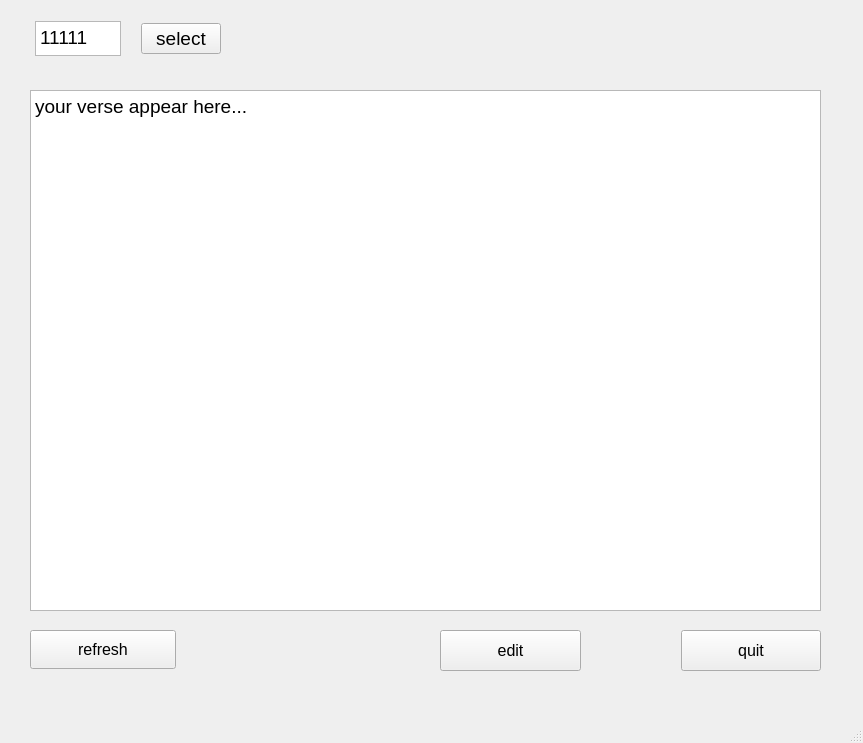
<?xml version="1.0" encoding="UTF-8"?>
<ui version="4.0">
 <class>MainWindow</class>
 <widget class="QMainWindow" name="MainWindow">
  <property name="geometry">
   <rect>
    <x>0</x>
    <y>0</y>
    <width>863</width>
    <height>743</height>
   </rect>
  </property>
  <property name="windowTitle">
   <string>MainWindow</string>
  </property>
  <widget class="QWidget" name="centralwidget">
   <widget class="QWidget" name="horizontalLayoutWidget">
    <property name="geometry">
     <rect>
      <x>30</x>
      <y>20</y>
      <width>201</width>
      <height>41</height>
     </rect>
    </property>
    <layout class="QHBoxLayout" name="horizontalLayout" stretch="1,0">
     <property name="spacing">
      <number>20</number>
     </property>
     <property name="leftMargin">
      <number>5</number>
     </property>
     <property name="topMargin">
      <number>1</number>
     </property>
     <property name="rightMargin">
      <number>10</number>
     </property>
     <property name="bottomMargin">
      <number>5</number>
     </property>
     <item>
      <widget class="QTextEdit" name="textEdit">
       <property name="font">
        <font>
         <pointsize>14</pointsize>
        </font>
       </property>
       <property name="html">
        <string>&lt;!DOCTYPE HTML PUBLIC &quot;-//W3C//DTD HTML 4.0//EN&quot; &quot;http://www.w3.org/TR/REC-html40/strict.dtd&quot;&gt;
&lt;html&gt;&lt;head&gt;&lt;meta name=&quot;qrichtext&quot; content=&quot;1&quot; /&gt;&lt;style type=&quot;text/css&quot;&gt;
p, li { white-space: pre-wrap; }
&lt;/style&gt;&lt;/head&gt;&lt;body style=&quot; font-family:'Droid Sans'; font-size:14pt; font-weight:400; font-style:normal;&quot;&gt;
&lt;p style=&quot; margin-top:0px; margin-bottom:0px; margin-left:0px; margin-right:0px; -qt-block-indent:0; text-indent:0px;&quot;&gt;11111&lt;/p&gt;&lt;/body&gt;&lt;/html&gt;</string>
       </property>
      </widget>
     </item>
     <item>
      <widget class="QPushButton" name="pushButton">
       <property name="font">
        <font>
         <pointsize>14</pointsize>
        </font>
       </property>
       <property name="whatsThis">
        <string>get element in DB by this ID</string>
       </property>
       <property name="text">
        <string>select</string>
       </property>
      </widget>
     </item>
    </layout>
   </widget>
   <widget class="QTextBrowser" name="textBrowser">
    <property name="geometry">
     <rect>
      <x>30</x>
      <y>90</y>
      <width>791</width>
      <height>521</height>
     </rect>
    </property>
    <property name="font">
     <font>
      <pointsize>14</pointsize>
     </font>
    </property>
    <property name="html">
     <string>&lt;!DOCTYPE HTML PUBLIC &quot;-//W3C//DTD HTML 4.0//EN&quot; &quot;http://www.w3.org/TR/REC-html40/strict.dtd&quot;&gt;
&lt;html&gt;&lt;head&gt;&lt;meta name=&quot;qrichtext&quot; content=&quot;1&quot; /&gt;&lt;style type=&quot;text/css&quot;&gt;
p, li { white-space: pre-wrap; }
&lt;/style&gt;&lt;/head&gt;&lt;body style=&quot; font-family:'Droid Sans'; font-size:14pt; font-weight:400; font-style:normal;&quot;&gt;
&lt;p style=&quot; margin-top:0px; margin-bottom:0px; margin-left:0px; margin-right:0px; -qt-block-indent:0; text-indent:0px;&quot;&gt;your verse appear here...&lt;/p&gt;&lt;/body&gt;&lt;/html&gt;</string>
    </property>
   </widget>
   <widget class="QPushButton" name="pushButton_6">
    <property name="geometry">
     <rect>
      <x>30</x>
      <y>630</y>
      <width>146</width>
      <height>39</height>
     </rect>
    </property>
    <property name="sizePolicy">
     <sizepolicy hsizetype="Minimum" vsizetype="Minimum">
      <horstretch>0</horstretch>
      <verstretch>0</verstretch>
     </sizepolicy>
    </property>
    <property name="font">
     <font>
      <pointsize>12</pointsize>
     </font>
    </property>
    <property name="whatsThis">
     <string>get fresh values from DB</string>
    </property>
    <property name="text">
     <string>refresh</string>
    </property>
   </widget>
   <widget class="QWidget" name="horizontalLayoutWidget_2">
    <property name="geometry">
     <rect>
      <x>440</x>
      <y>630</y>
      <width>381</width>
      <height>41</height>
     </rect>
    </property>
    <layout class="QHBoxLayout" name="horizontalLayout_2">
     <property name="spacing">
      <number>100</number>
     </property>
     <item>
      <widget class="QPushButton" name="pushButton_4">
       <property name="sizePolicy">
        <sizepolicy hsizetype="Minimum" vsizetype="Minimum">
         <horstretch>0</horstretch>
         <verstretch>0</verstretch>
        </sizepolicy>
       </property>
       <property name="font">
        <font>
         <pointsize>12</pointsize>
        </font>
       </property>
       <property name="whatsThis">
        <string>this button get text from text edit and adjust in accordance with DB</string>
       </property>
       <property name="text">
        <string>edit</string>
       </property>
      </widget>
     </item>
     <item>
      <widget class="QPushButton" name="pushButton_3">
       <property name="sizePolicy">
        <sizepolicy hsizetype="Minimum" vsizetype="Minimum">
         <horstretch>0</horstretch>
         <verstretch>0</verstretch>
        </sizepolicy>
       </property>
       <property name="font">
        <font>
         <pointsize>12</pointsize>
        </font>
       </property>
       <property name="whatsThis">
        <string>leave Main window</string>
       </property>
       <property name="text">
        <string>quit</string>
       </property>
      </widget>
     </item>
    </layout>
   </widget>
  </widget>
  <widget class="QMenuBar" name="menubar">
   <property name="geometry">
    <rect>
     <x>0</x>
     <y>0</y>
     <width>863</width>
     <height>27</height>
    </rect>
   </property>
  </widget>
  <widget class="QStatusBar" name="statusbar"/>
 </widget>
 <resources/>
 <connections/>
</ui>
